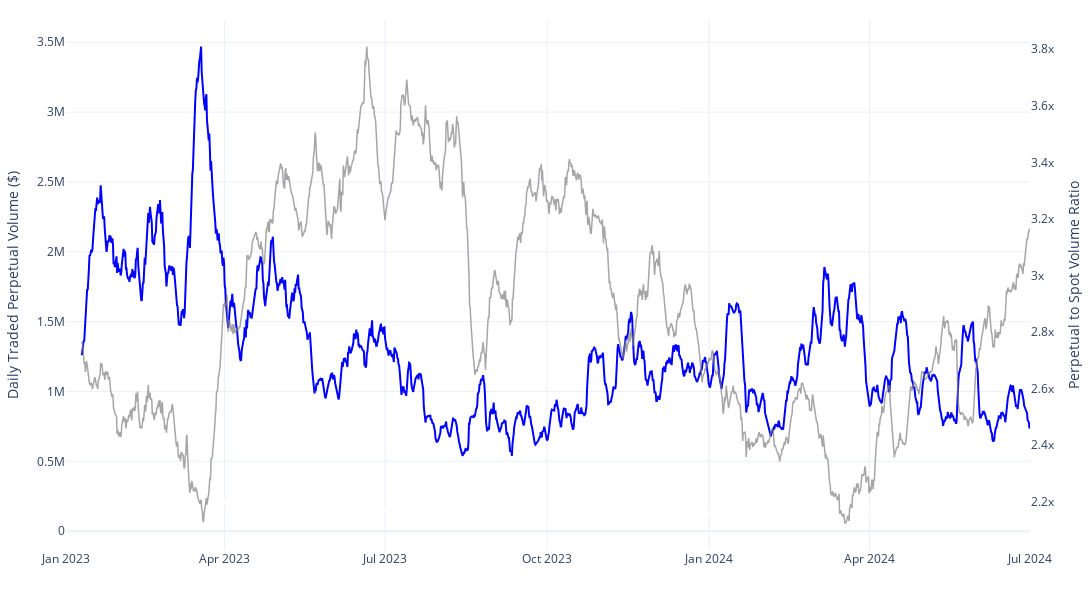

The cell this chart's notebook holds for it:
### Code cell
# file_path = './data/all_exchanges.csv' 
file_path = './data/processed/binance.csv' 
df = pd.read_csv(file_path)

perp_df = df[df['contract'] == 'perpetual']

perp_df['time'] = pd.to_datetime(perp_df['time'])

daily_volume_perp = perp_df.groupby('time')['volume'].sum().reset_index()

daily_volume_perp['30_day_rolling_avg'] = daily_volume_perp['volume'].rolling(window=28).mean()

spot_df = df[df['contract'] == 'spot']

daily_volume_spot = spot_df.groupby('time')['volume'].sum().reset_index()

daily_volume_spot['30_day_rolling_avg'] = daily_volume_spot['volume'].rolling(window=28).mean()

fig = go.Figure()

fig.add_trace(go.Scatter(
    x=daily_volume_spot['time'],
    y=daily_volume_spot['30_day_rolling_avg'],
    mode='lines',
    name='Spot',
    yaxis='y1',
    line=dict(width=2, color='white')
))

fig.add_trace(go.Scatter(
    x=daily_volume_spot['time'],
    # y=(daily_volume_perp['30_day_rolling_avg'] / daily_volume_spot['30_day_rolling_avg']),
    y=(daily_volume_perp['30_day_rolling_avg'] / daily_volume_spot['30_day_rolling_avg']) / 3,
    mode='lines',
    name='Ratio',
    yaxis='y2',
    line=dict(width=1.5, color='grey'),
    opacity=0.7
))

fig.add_trace(go.Scatter(
    x=daily_volume_perp['time'],
    y=daily_volume_perp['30_day_rolling_avg'],
    mode='lines',
    name='Perpetual',
    yaxis='y1',
    line=dict(width=2, color='blue')
))


fig.update_layout(
    yaxis=dict(title="Daily Traded Perpetual Volume ($)", showgrid=True),
    yaxis2=dict(title='Perpetual to Spot Volume Ratio', overlaying='y', side='right', showgrid=False, ticksuffix='x'),
    template='plotly_white',
    hovermode='x unified',
    width=1600,
    height=600,
    legend=dict(orientation='h', x=0.5, y=-0.2, xanchor='center'),
    showlegend=False,
    margin=dict(l=50, r=50, t=20, b=50)
)

fig.update_xaxes(
    tickformat='%b %Y',
    tickangle=0,
    showgrid=True,
    zeroline=True,
    showticklabels=True,
    dtick='M3'
)

fig.show()

### Figure 1 — Plotly figure (JSON) as saved in the notebook; plotly's stock layout.template omitted (floating-point values rounded to 4 significant figures; data arrays with more than 128 entries replaced by an {"elided": "..."} marker saying what was removed)
{"data": [{"line": {"color": "white", "width": 2}, "mode": "lines", "name": "Spot", "type": "scatter", "x": {"elided": "1642 str values"}, "y": {"elided": "1642 float values"}, "yaxis": "y"}, {"line": {"color": "grey", "width": 1.5}, "mode": "lines", "name": "Ratio", "opacity": 0.7, "type": "scatter", "x": {"elided": "1642 str values"}, "y": {"elided": "1642 float values"}, "yaxis": "y2"}, {"line": {"color": "blue", "width": 2}, "mode": "lines", "name": "Perpetual", "type": "scatter", "x": {"elided": "1642 str values"}, "y": {"elided": "1642 float values"}, "yaxis": "y"}], "layout": {"height": 600, "hovermode": "x unified", "legend": {"orientation": "h", "x": 0.5, "xanchor": "center", "y": -0.2}, "margin": {"b": 50, "l": 50, "r": 50, "t": 20}, "showlegend": false, "width": 1600, "xaxis": {"dtick": "M3", "showgrid": true, "showticklabels": true, "tickangle": 0, "tickformat": "%b %Y", "zeroline": true}, "yaxis": {"showgrid": true, "title": {"text": "Daily Traded Perpetual Volume ($)"}}, "yaxis2": {"overlaying": "y", "showgrid": false, "side": "right", "ticksuffix": "x", "title": {"text": "Perpetual to Spot Volume Ratio"}}}}
